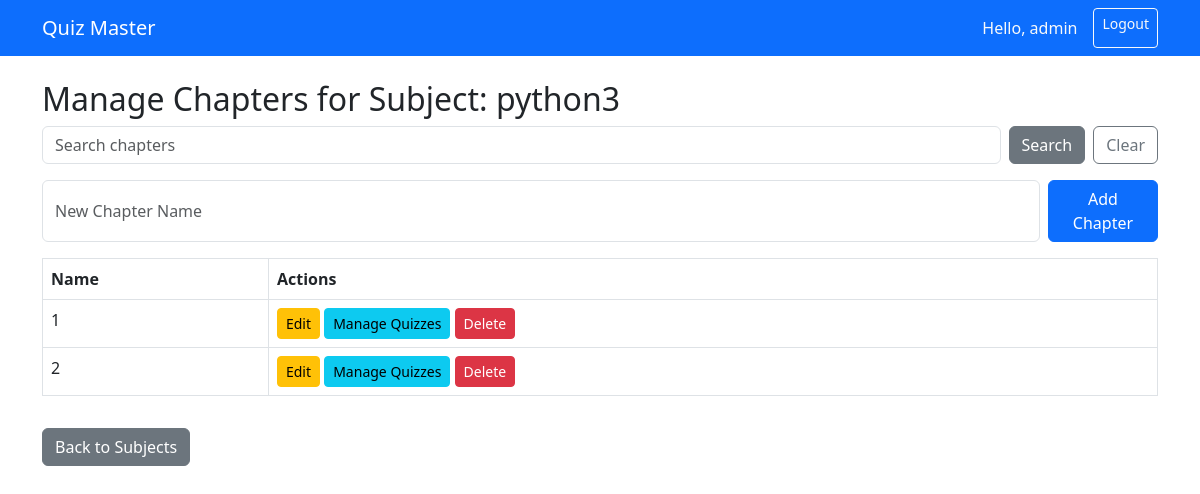
Screenshot of /admin/chapters/2 (signed in) with the database file from the repository.
### tables this page shows
CREATE TABLE subjects (
                id INTEGER PRIMARY KEY AUTOINCREMENT,
                name TEXT UNIQUE NOT NULL
            );

CREATE TABLE chapters (
                id INTEGER PRIMARY KEY AUTOINCREMENT,
                subject_id INTEGER NOT NULL,
                name TEXT NOT NULL,
                FOREIGN KEY (subject_id) REFERENCES subjects(id) ON DELETE CASCADE
            );

### app.py (the view, shortened to what this page needs)
@app.route('/admin/chapters/<int:subject_id>', methods=['GET', 'POST'])
@admin_required
def manage_chapters(subject_id):
    conn = get_db_connection()
    cursor = conn.cursor()
    subject = cursor.execute("SELECT * FROM subjects WHERE id = ?", (subject_id,)).fetchone()
    if not subject:
        flash('Subject not found', 'danger')
        conn.close()
        return redirect(url_for('manage_subjects'))
    search_query = request.args.get('search', '').strip()
    if search_query:
        chapters = cursor.execute(
            "SELECT * FROM chapters WHERE subject_id = ? AND name LIKE ?", (subject_id, '%' + search_query + '%')).fetchall()
    else:
        chapters = cursor.execute("SELECT * FROM chapters WHERE subject_id = ?", (subject_id,)).fetchall()
    conn.close()
    return render_template('manage_chapters.html', chapters=chapters, subject=subject, search_query=search_query)

### app.py (called while the page is built)
def get_db_connection():
    conn = sqlite3.connect(db_file)
    conn.row_factory = sqlite3.Row
    return conn

def admin_required(f):
    @wraps(f)
    def decorated_function(*args, **kwargs):
        if 'user' not in session or session.get('role') != 'admin':
            flash('Admin login required.', 'warning')
            return redirect(url_for('login'))
        return f(*args, **kwargs)
    return decorated_function

### templates/manage_chapters.html (shortened to what this page needs)
{% extends "base.html" %}
{% block content %}
<h2>Manage Chapters for Subject: {{ subject['name'] }}</h2>
<form method="GET" class="mb-3 d-flex gap-2">
  <input type="text" name="search" placeholder="Search chapters" value="{{ search_query }}" class="form-control" />
  <button type="submit" class="btn btn-secondary">Search</button>
  <a href="{{ url_for('manage_chapters', subject_id=subject['id']) }}" class="btn btn-outline-secondary">Clear</a>
</form>
<form method="POST" class="mb-3 d-flex gap-2">
  <input type="text" name="chapter_name" placeholder="New Chapter Name" required class="form-control" />
  <button type="submit" class="btn btn-primary">Add Chapter</button>
</form>
<table class="table table-bordered">
  <thead>
    <tr><th>Name</th><th>Actions</th></tr>
  </thead>
  <tbody>
    {% for chapter in chapters %}
    <tr>
      <td>{{ chapter['name'] }}</td>
      <td>
        <a href="{{ url_for('edit_chapter', chapter_id=chapter['id']) }}" class="btn btn-sm btn-warning">Edit</a>
        <a href="{{ url_for('manage_quizzes', chapter_id=chapter['id']) }}" class="btn btn-sm btn-info">Manage Quizzes</a>
        <a href="{{ url_for('delete_chapter', chapter_id=chapter['id']) }}" class="btn btn-sm btn-danger" onclick="return confirm('Delete this chapter?')">Delete</a>
      </td>
    </tr>
    {% else %}
    <tr><td colspan="2">No chapters found.</td></tr>
    {% endfor %}
  </tbody>
</table>
<a href="{{ url_for('manage_subjects') }}" class="btn btn-secondary mt-3">Back to Subjects</a>
{% endblock %}

### rows the page displays
subjects: name "python3"
chapters: name "1"
chapters: name "2"

### other values shown
{{ session['user'] }} "admin"
